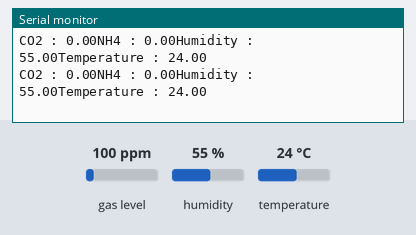
Simulated run of this sketch. Board: ESP32. Shown: the last lines printed to the serial monitor. The inputs (shaded band) are chosen by the test bench; at power-on: temperature 24 °C, gas level 100 ppm, humidity 55 %.

Above: at 1.2 s.
1.3 s: temperature set to 10.6 °C
At 2.4 s:
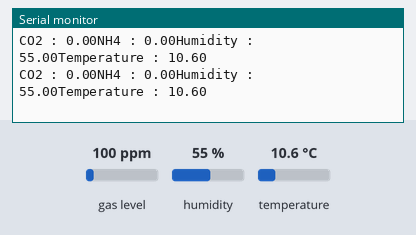
7.3 s: temperature set to 9.2 °C
At 8.1 s:
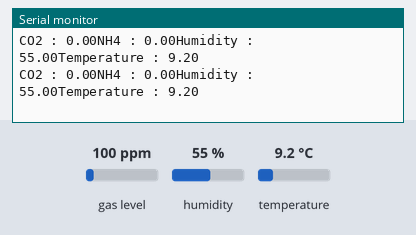
Timing chart, 0 to 10.3 s (numbered marks = the images above; inputs shaded):
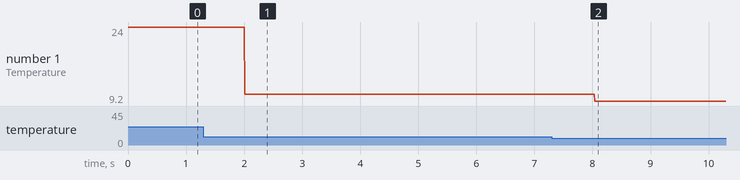

Measured:
- after the input at 1.3 s, the serial monitor: prints a new line after 0.71 s (image 1)
- after the input at 7.3 s, the serial monitor: prints a new line after 0.74 s (image 2)
- plotted number 1: 24 → 10.6 after the input at 1.3 s, 10.6 → 9.2 after the input at 7.3 s

The sketch:

ESP32-DHT22-MQ135.ino
```cpp
//Include the libraries
#include <MQUnifiedsensor.h>  // MQ135 Enable
#include "DHT.h"

#ifndef ESP32
#pragma message(THIS EXAMPLE IS FOR ESP32 ONLY!)
#error Select ESP32 board.
#endif

//Definitions
#define board ("ESP-32")          // Development Board
#define Voltage_Resolution 3.3    // VCC
#define pin 15                    // Analog Input 0 of ESP32
#define type "MQ-135"             // MQ135
#define ADC_Bit_Resolution 12     // For ESP32
#define RatioMQ135CleanAir 3.6    // RS / R0 = 3.6 ppm

//Declare Sensor
MQUnifiedsensor MQ135(board, Voltage_Resolution, ADC_Bit_Resolution, pin, type);
int dhtPin = 17;
DHT dht(dhtPin, DHT22);
void setup()
{
  //Init the serial port communication - to debug the library
  Serial.begin(115200);
  //Set math model to calculate the PPM concentration and the value of constants
  MQ135.setRegressionMethod(1); //_PPM =  a*ratio^b
  MQ135.setA(110.47); MQ135.setB(-2.862); // Configure the equation to to calculate C02 concentration
  dht.begin();
    /*
    Exponential regression:
  GAS      | a      | b
  CO       | 605.18 | -3.937
  Alcohol  | 77.255 | -3.18
  CO2      | 110.47 | -2.862
  Toluen   | 44.947 | -3.445
  NH4      | 102.2  | -2.473
  Aceton   | 34.668 | -3.369
  */

  MQ135.init();
  Serial.print("Calibrating please wait.");
  float calcR0 = 0;
  for(int i = 1; i<=10; i ++)
  {
    MQ135.update(); // Update data, the arduino will read the voltage from the analog pin
    calcR0 += MQ135.calibrate(RatioMQ135CleanAir);
    Serial.print(".");
  }
  MQ135.setR0(calcR0/10);
  Serial.println("  done!.");

  if(isinf(calcR0)) {Serial.println("Warning: Conection issue, R0 is infinite (Open circuit detected) please check your wiring and supply"); while(1);}
  if(calcR0 == 0){Serial.println("Warning: Conection issue found, R0 is zero (Analog pin shorts to ground) please check your wiring and supply"); while(1);}
  MQ135.serialDebug(true);

}

void loop()
{
 float NH4, CO2, ALC;
  for(int i = 0; i<=3; i++)
  {
    switch (i)
    {
     case 1:
            MQ135.setA(110.47); MQ135.setB(-2.862); // Configure the equation to to calculate C02 concentration
            MQ135.update(); // Update data, the arduino will read the voltage from the analog pin
            MQ135.readSensor(); // Sensor will read PPM concentration using the model, a and b values set previously or from the setup
            CO2 = MQ135.ppmprint(1);
            Serial.print("CO2 : ");
            Serial.print(CO2);
            break;
     case 2:
            MQ135.setA(102.2); MQ135.setB(-2.473); // Configure the equation to to calculate NH4 concentration
            MQ135.update(); // Update data, the arduino will read the voltage from the analog pin
            MQ135.readSensor(); // Sensor will read PPM concentration using the model, a and b values set previously or from the setup
            NH4 = MQ135.ppmprint(1);
            Serial.print("NH4 : ");
            Serial.print(NH4);
            break;
    }
  }
  float h, t;
  h = dht.readHumidity();
  t = dht.readTemperature();

  Serial.print("Humidity : ");
  Serial.print(h);

  Serial.print("Temperature : ");
  Serial.println(t);
}
```
